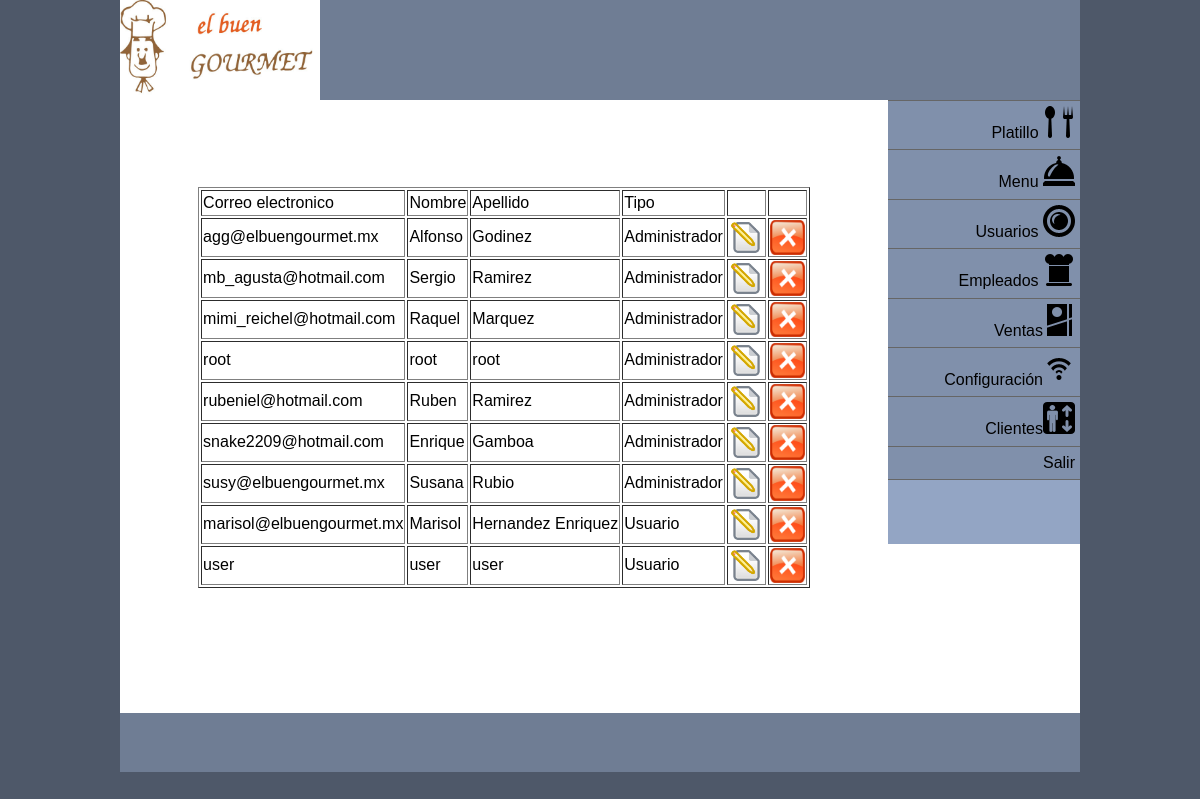
Page /System/Templates/Usuarios/usuarios.php (signed in) on the committed database.
### tables this page shows
CREATE TABLE `usuarios` (
  `id_user` varchar(50) NOT NULL,
  `nombre` varchar(50) NOT NULL,
  `apellido` varchar(50) NOT NULL,
  `tipo` int(11) NOT NULL,
  `password` varchar(50) NOT NULL,
  PRIMARY KEY (`id_user`)
);

### System/Templates/Usuarios/usuarios.php (the view, shortened to what this page needs)
<?php require_once('../../Connections/COnexionGourmet.php'); ?>
<?php
$query_usuarios = "SELECT id_user, nombre, apellido, tipo FROM usuarios ORDER BY tipo ASC";
$usuarios = mysql_query($query_usuarios, $COnexionGourmet) or die(mysql_error());
$row_usuarios = mysql_fetch_assoc($usuarios);
?>
<!DOCTYPE html PUBLIC "-//W3C//DTD XHTML 1.0 Transitional//EN" "http://www.w3.org/TR/xhtml1/DTD/xhtml1-transitional.dtd">
<html xmlns="http://www.w3.org/1999/xhtml">
<head>
</head>
<body>
<div class="container">
  <div class="header"><a href="../../menuAdmin.php"><img src="../../Img/logox.jpg" width="200" height="100" /></a></div>
  <div class="sidebar1">
    <div align="right">
      <ul class="nav">
        <li><a href="../../MenuPlatillo.php">Platillo <img src="../../Img/icons/spoon-fork.png" width="32" height="32" /></a></li>
        <li><a href="../../Menumenu.php">Menu <img src="../../Img/icons/bell.png" width="32" height="32" /></a></li>
        <li><a href="../../menu%20usuarios.php">Usuarios <img src="../../Img/icons/plate.png" width="32" height="32" /></a></li>
        <li><a href="../../menu%20empleado.php">Empleados <img src="../../Img/icons/chef-hat.png" width="32" height="32" /></a></li>
        <li><a href="../../menuVentas.php">Ventas<img src="../../Img/icons/menu-card.png" width="32" height="32" alt="Administrar ventas" /></a></li>
        <li><a href="../../menuConfiguracion.php">Configuración<img src="../../Img/icons/wifi.png" width="32" height="32" /></a></li>
        <li><a href="../../Menu%20Clientes.php">Clientes<img src="../../Img/icons/lift.png" width="32" height="32" alt="clientes" /></a></li>
        <li><a href="../../Loging.php">Salir</a></li>
      </ul>
    </div>
    <p align="right">&nbsp;</p>
  </div>
  <div class="content">
    <p>&nbsp;</p>
    <p>&nbsp;</p>
    <div align="center">
      <table border="1">
        <tr>
          <td>Correo electronico</td>
          <td>Nombre</td>
          <td>Apellido</td>
          <td>Tipo</td>
          <td>&nbsp;</td>
          <td>&nbsp;</td>
        </tr>
        <?php do { ?>
          <tr>
            <td><?php echo $row_usuarios['id_user']; ?></td>
            <td><?php echo $row_usuarios['nombre']; ?></td>
            <td><?php echo $row_usuarios['apellido']; ?></td>
            <td><?php if($row_usuarios['tipo']==1){echo "Administrador";}else{echo "Usuario";}; ?></td>
            <td><a href="Editar.php?id=<?php echo $row_usuarios['id_user']; ?>"><img src="../../Img/modif.png" width="35" height="35" alt="Modificar" /></a></td>
            <td><a href="Elimina.php?id=<?php echo $row_usuarios['id_user']; ?>"><img src="../../Img/eliminar-icono-4790-96.png" width="35" height="35" alt="Eliminar" /></a></td>
          </tr>
          <?php } while ($row_usuarios = mysql_fetch_assoc($usuarios)); ?>
      </table>
    </div>
    <p>&nbsp;</p>
    <p>&nbsp;</p>
    <p>&nbsp;</p>
  </div>
  <div class="footer">
    <p align="right">&nbsp;</p>
    </div>
  </div>
</body>
</html>

### System/Templates/Usuarios/usuarios.php (style rules this page uses)
ul, ol, dl { padding: 0; margin: 0; }
h1, h2, h3, h4, h5, h6, p { margin-top: 0; padding-right: 15px; padding-left: 15px; }
a img { border: none; }
a:link { color: #414958; }
.container { width: 80%; max-width: 1260px; min-width: 780px; background-color: #FFF; margin: 0 auto; }
.header { background-color: #6F7D94; }
.sidebar1 { float: right; width: 20%; background-color: #93A5C4; padding-bottom: 10px; }
.content { padding: 10px 0; width: 80%; float: right; }
ul.nav { list-style: none; border-top: 1px solid #666; margin-bottom: 15px; }
ul.nav li { border-bottom: 1px solid #666; }
ul.nav a, ul.nav a:visited { padding: 5px 5px 5px 15px; display: block; text-decoration: none; background-color: #8090AB; color: #000; }
.footer { padding: 10px 0; background-color: #6F7D94; position: relative; clear: both; }

### rows in the picture
usuarios: id_user "agg@elbuengourmet.mx", nombre "Alfonso", apellido "Godinez", tipo "Administrador"
usuarios: id_user "mb_agusta@hotmail.com", nombre "Sergio", apellido "Ramirez", tipo "Administrador"
usuarios: id_user "mimi_reichel@hotmail.com", nombre "Raquel", apellido "Marquez", tipo "Administrador"
usuarios: id_user "root", nombre "root", apellido "root", tipo "Administrador"
usuarios: id_user "rubeniel@hotmail.com", nombre "Ruben", apellido "Ramirez", tipo "Administrador"
usuarios: id_user "snake2209@hotmail.com", nombre "Enrique", apellido "Gamboa", tipo "Administrador"
usuarios: id_user "susy@elbuengourmet.mx", nombre "Susana", apellido "Rubio", tipo "Administrador"
usuarios: id_user "marisol@elbuengourmet.mx", nombre "Marisol", apellido "Hernandez Enriquez", tipo "Usuario"
usuarios: id_user "user", nombre "user", apellido "user", tipo "Usuario"
